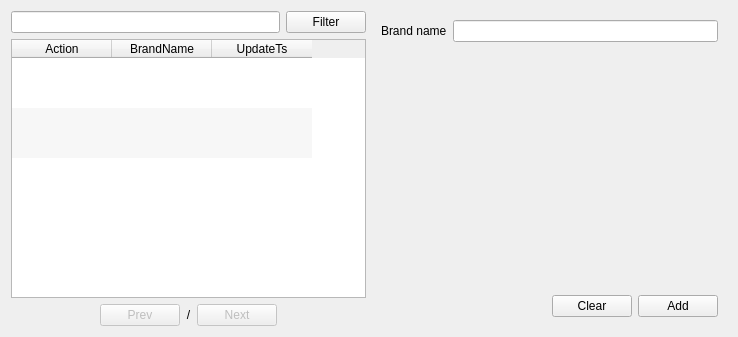
<?xml version="1.0" encoding="UTF-8"?>
<ui version="4.0">
 <class>FormManageBrand</class>
 <widget class="QWidget" name="FormManageBrand">
  <property name="geometry">
   <rect>
    <x>0</x>
    <y>0</y>
    <width>738</width>
    <height>337</height>
   </rect>
  </property>
  <property name="windowTitle">
   <string>Manage brand</string>
  </property>
  <layout class="QHBoxLayout" name="horizontalLayout_4">
   <item>
    <layout class="QVBoxLayout" name="verticalLayout">
     <item>
      <layout class="QHBoxLayout" name="horizontalLayout">
       <item>
        <widget class="QLineEdit" name="lineEditFilter"/>
       </item>
       <item>
        <widget class="QPushButton" name="pushButtonFilter">
         <property name="text">
          <string>Filter</string>
         </property>
        </widget>
       </item>
      </layout>
     </item>
     <item>
      <widget class="QTableWidget" name="tableWidgetData">
       <property name="editTriggers">
        <set>QAbstractItemView::NoEditTriggers</set>
       </property>
       <property name="alternatingRowColors">
        <bool>true</bool>
       </property>
       <property name="selectionBehavior">
        <enum>QAbstractItemView::SelectRows</enum>
       </property>
       <property name="verticalScrollMode">
        <enum>QAbstractItemView::ScrollPerPixel</enum>
       </property>
       <property name="horizontalScrollMode">
        <enum>QAbstractItemView::ScrollPerPixel</enum>
       </property>
       <property name="showGrid">
        <bool>false</bool>
       </property>
       <property name="gridStyle">
        <enum>Qt::SolidLine</enum>
       </property>
       <property name="sortingEnabled">
        <bool>false</bool>
       </property>
       <property name="wordWrap">
        <bool>false</bool>
       </property>
       <attribute name="horizontalHeaderStretchLastSection">
        <bool>false</bool>
       </attribute>
       <attribute name="verticalHeaderVisible">
        <bool>false</bool>
       </attribute>
       <attribute name="verticalHeaderDefaultSectionSize">
        <number>50</number>
       </attribute>
       <attribute name="verticalHeaderMinimumSectionSize">
        <number>30</number>
       </attribute>
       <row>
        <property name="text">
         <string>New Row</string>
        </property>
       </row>
       <row>
        <property name="text">
         <string>New Row</string>
        </property>
       </row>
       <row>
        <property name="text">
         <string>New Row</string>
        </property>
       </row>
       <column>
        <property name="text">
         <string>Action</string>
        </property>
       </column>
       <column>
        <property name="text">
         <string>BrandName</string>
        </property>
       </column>
       <column>
        <property name="text">
         <string>UpdateTs</string>
        </property>
       </column>
      </widget>
     </item>
     <item>
      <layout class="QHBoxLayout" name="horizontalLayout_2">
       <item>
        <spacer name="horizontalSpacer">
         <property name="orientation">
          <enum>Qt::Horizontal</enum>
         </property>
         <property name="sizeHint" stdset="0">
          <size>
           <width>40</width>
           <height>20</height>
          </size>
         </property>
        </spacer>
       </item>
       <item>
        <widget class="QPushButton" name="pushButtonPrev">
         <property name="enabled">
          <bool>false</bool>
         </property>
         <property name="text">
          <string>Prev</string>
         </property>
        </widget>
       </item>
       <item>
        <widget class="QLabel" name="labelPageIndicator">
         <property name="text">
          <string>&lt;CurrentPage&gt;/&lt;TotalPage&gt;</string>
         </property>
         <property name="alignment">
          <set>Qt::AlignCenter</set>
         </property>
        </widget>
       </item>
       <item>
        <widget class="QPushButton" name="pushButtonNext">
         <property name="enabled">
          <bool>false</bool>
         </property>
         <property name="text">
          <string>Next</string>
         </property>
        </widget>
       </item>
       <item>
        <spacer name="horizontalSpacer_2">
         <property name="orientation">
          <enum>Qt::Horizontal</enum>
         </property>
         <property name="sizeHint" stdset="0">
          <size>
           <width>40</width>
           <height>20</height>
          </size>
         </property>
        </spacer>
       </item>
      </layout>
     </item>
    </layout>
   </item>
   <item>
    <widget class="QFrame" name="frameRegister">
     <property name="maximumSize">
      <size>
       <width>16777215</width>
       <height>16777215</height>
      </size>
     </property>
     <layout class="QVBoxLayout" name="verticalLayout_2">
      <property name="spacing">
       <number>0</number>
      </property>
      <property name="leftMargin">
       <number>0</number>
      </property>
      <property name="topMargin">
       <number>0</number>
      </property>
      <property name="rightMargin">
       <number>0</number>
      </property>
      <property name="bottomMargin">
       <number>0</number>
      </property>
      <item>
       <widget class="QScrollArea" name="scrollArea">
        <property name="frameShape">
         <enum>QFrame::NoFrame</enum>
        </property>
        <property name="widgetResizable">
         <bool>true</bool>
        </property>
        <widget class="QWidget" name="scrollAreaWidgetContents">
         <property name="geometry">
          <rect>
           <x>0</x>
           <y>0</y>
           <width>311</width>
           <height>278</height>
          </rect>
         </property>
         <layout class="QFormLayout" name="formLayout">
          <item row="0" column="0">
           <widget class="QLabel" name="label_3">
            <property name="text">
             <string>Brand name</string>
            </property>
           </widget>
          </item>
          <item row="0" column="1">
           <widget class="QLineEdit" name="lineEditBrandName"/>
          </item>
         </layout>
        </widget>
       </widget>
      </item>
      <item>
       <widget class="QWidget" name="widget" native="true">
        <layout class="QHBoxLayout" name="horizontalLayout_5">
         <item>
          <spacer name="horizontalSpacer_3">
           <property name="orientation">
            <enum>Qt::Horizontal</enum>
           </property>
           <property name="sizeHint" stdset="0">
            <size>
             <width>40</width>
             <height>20</height>
            </size>
           </property>
          </spacer>
         </item>
         <item>
          <widget class="QPushButton" name="pushButtonClear">
           <property name="text">
            <string>Clear</string>
           </property>
          </widget>
         </item>
         <item>
          <widget class="QPushButton" name="pushButtonAdd">
           <property name="text">
            <string>Add</string>
           </property>
          </widget>
         </item>
        </layout>
       </widget>
      </item>
     </layout>
    </widget>
   </item>
  </layout>
 </widget>
 <resources/>
 <connections/>
</ui>
